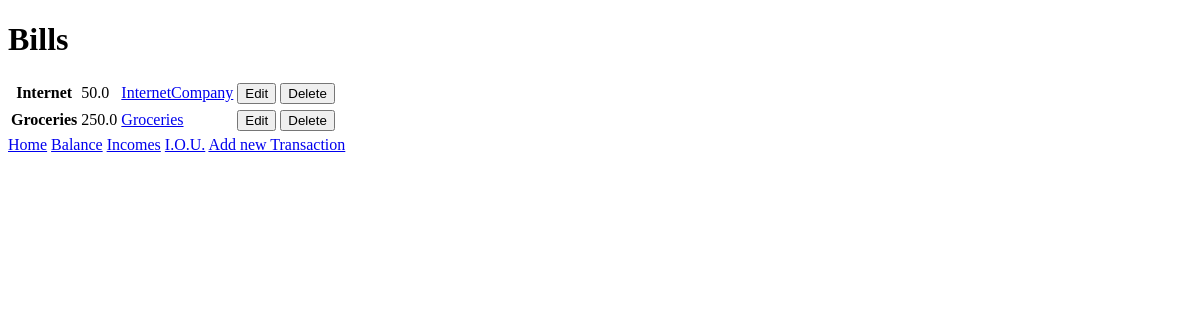
The page /balance/bills on the database as committed earlier.
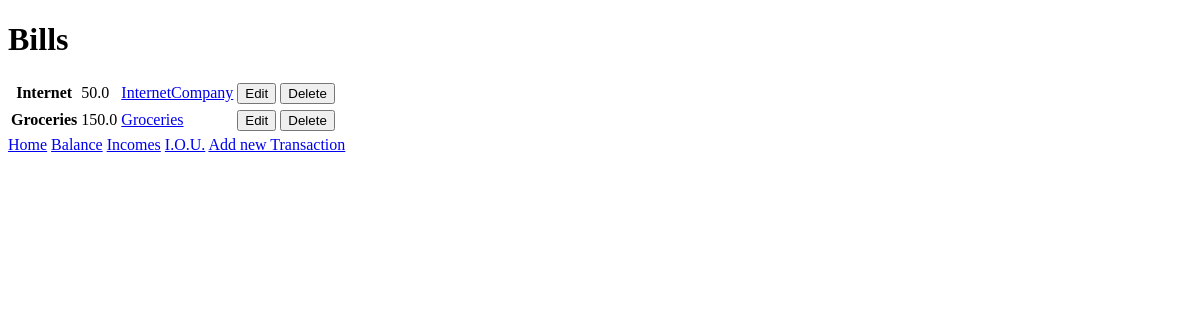
The same page on the database as committed later.
### balance/models.py (models this page shows, shortened)
class Transaction(models.Model):
    type = models.CharField(max_length=25,
                            choices=types,
                            default="Expense")
    name = models.CharField(max_length=200)
    purpose = models.CharField(max_length=200)
    amount = models.FloatField(max_length=6)
    due_date = models.DateField(default=date.today())
    repeat_pattern = models.CharField(max_length=25,
                                      choices=repeat_patterns,
                                      default="one off")
    website = models.URLField(blank=True, null=True)
    email = models.EmailField(blank=True, null=True)
    telephone = models.CharField(max_length=20, blank=True, null=True)
    end_date = models.DateField(blank=True, null=True)
    date_added = models.DateField(auto_now_add=True, editable=False)

### balance/views.py (the view)
# urls.py: path("bills", bills, name="bills"),
def bills(request):
    return render(request, "balance/bills.html", {"transactions": Transaction.objects.all()})

### balance/templates/balance/bills.html (shortened to what this page needs)
<!DOCTYPE html>
<html lang="en">
<head>
</head>
<body>
    <h1>Bills</h1>
    <table>
        {% for transaction in transactions %}
        {%  if transaction.type == "Expense" %}
        <th>{{ transaction.purpose }}</th>
        <td>{{ transaction.amount }}</td>
        <td><a href="{% url 'details' transaction.id %}">{{ transaction.name }}</a></td>
        <td>
            <form action="{% url 'editform' transaction.id %}">
                <button type="submit">Edit</button>
            </form>
        </td>
        <td>
            <form action="{% url 'delete_check' transaction.id %}">
                <button type="submit">Delete</button>
            </form>
        </td>
        {% endif %}
        {% endfor %}
    </table>
    <nav>
        <a href="{% url 'welcome' %}">Home</a>
        <a href="{% url 'balance_now' %}">Balance</a>
        <a href="{% url 'incomes' %}">Incomes</a>
        <a href="{% url 'lent' %}">I.O.U.</a>
        <a href="{% url 'form' %}">Add new Transaction</a>
    </nav>
</body>
</html>

Rows that differ between the two databases and show on the page:
changed Transaction "Groceries": amount "250.0" → "150.0"
